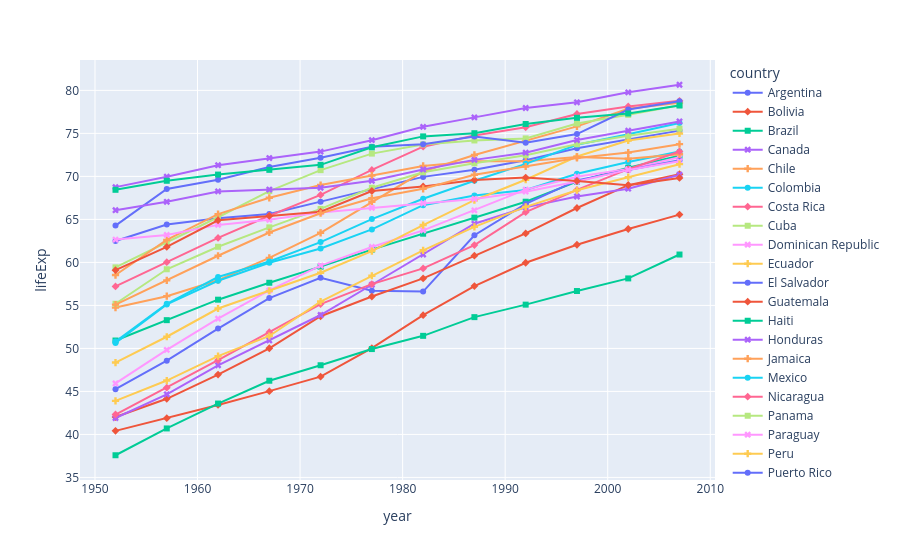

Notebook code cell kept with this figure:
### Markdown cell above
Ce dictionnaire constitue toute l'interface. Le plugin ne dessine rien et ne touche
pas au navigateur — il retourne des données, et c'est le frontend qui effectue le rendu.

Ce qui signifie que le contrat est vérifiable sans serveur. Faites l'aller-retour du
contenu vers une figure : s'il se dessine, un vrai tableau de bord dessinerait la même
chose.

### Code cell
go.Figure(payload)

### Figure 1 — Plotly figure (JSON) as saved in the notebook; plotly's stock layout.template omitted (floating-point values rounded to 4 significant figures)
{"data": [{"hovertemplate": "country=Argentina<br>year=%{x}<br>lifeExp=%{y}<extra></extra>", "legendgroup": "Argentina", "line": {"color": "#636efa", "dash": "solid"}, "marker": {"symbol": "circle"}, "mode": "lines+markers", "name": "Argentina", "orientation": "v", "showlegend": true, "type": "scatter", "x": [1952, 1957, 1962, 1967, 1972, 1977, 1982, 1987, 1992, 1997, 2002, 2007], "xaxis": "x", "y": [62.48, 64.4, 65.14, 65.63, 67.06, 68.48, 69.94, 70.77, 71.87, 73.28, 74.34, 75.32], "yaxis": "y"}, {"hovertemplate": "country=Bolivia<br>year=%{x}<br>lifeExp=%{y}<extra></extra>", "legendgroup": "Bolivia", "line": {"color": "#EF553B", "dash": "solid"}, "marker": {"symbol": "diamond"}, "mode": "lines+markers", "name": "Bolivia", "orientation": "v", "showlegend": true, "type": "scatter", "x": [1952, 1957, 1962, 1967, 1972, 1977, 1982, 1987, 1992, 1997, 2002, 2007], "xaxis": "x", "y": [40.41, 41.89, 43.43, 45.03, 46.71, 50.02, 53.86, 57.25, 59.96, 62.05, 63.88, 65.55], "yaxis": "y"}, {"hovertemplate": "country=Brazil<br>year=%{x}<br>lifeExp=%{y}<extra></extra>", "legendgroup": "Brazil", "line": {"color": "#00cc96", "dash": "solid"}, "marker": {"symbol": "square"}, "mode": "lines+markers", "name": "Brazil", "orientation": "v", "showlegend": true, "type": "scatter", "x": [1952, 1957, 1962, 1967, 1972, 1977, 1982, 1987, 1992, 1997, 2002, 2007], "xaxis": "x", "y": [50.92, 53.28, 55.66, 57.63, 59.5, 61.49, 63.34, 65.2, 67.06, 69.39, 71.01, 72.39], "yaxis": "y"}, {"hovertemplate": "country=Canada<br>year=%{x}<br>lifeExp=%{y}<extra></extra>", "legendgroup": "Canada", "line": {"color": "#ab63fa", "dash": "solid"}, "marker": {"symbol": "x"}, "mode": "lines+markers", "name": "Canada", "orientation": "v", "showlegend": true, "type": "scatter", "x": [1952, 1957, 1962, 1967, 1972, 1977, 1982, 1987, 1992, 1997, 2002, 2007], "xaxis": "x", "y": [68.75, 69.96, 71.3, 72.13, 72.88, 74.21, 75.76, 76.86, 77.95, 78.61, 79.77, 80.65], "yaxis": "y"}, {"hovertemplate": "country=Chile<br>year=%{x}<br>lifeExp=%{y}<extra></extra>", "legendgroup": "Chile", "line": {"color": "#FFA15A", "dash": "solid"}, "marker": {"symbol": "cross"}, "mode": "lines+markers", "name": "Chile", "orientation": "v", "showlegend": true, "type": "scatter", "x": [1952, 1957, 1962, 1967, 1972, 1977, 1982, 1987, 1992, 1997, 2002, 2007], "xaxis": "x", "y": [54.74, 56.07, 57.92, 60.52, 63.44, 67.05, 70.56, 72.49, 74.13, 75.82, 77.86, 78.55], "yaxis": "y"}, {"hovertemplate": "country=Colombia<br>year=%{x}<br>lifeExp=%{y}<extra></extra>", "legendgroup": "Colombia", "line": {"color": "#19d3f3", "dash": "solid"}, "marker": {"symbol": "circle"}, "mode": "lines+markers", "name": "Colombia", "orientation": "v", "showlegend": true, "type": "scatter", "x": [1952, 1957, 1962, 1967, 1972, 1977, 1982, 1987, 1992, 1997, 2002, 2007], "xaxis": "x", "y": [50.64, 55.12, 57.86, 59.96, 61.62, 63.84, 66.65, 67.77, 68.42, 70.31, 71.68, 72.89], "yaxis": "y"}, {"hovertemplate": "country=Costa Rica<br>year=%{x}<br>lifeExp=%{y}<extra></extra>", "legendgroup": "Costa Rica", "line": {"color": "#FF6692", "dash": "solid"}, "marker": {"symbol": "diamond"}, "mode": "lines+markers", "name": "Costa Rica", "orientation": "v", "showlegend": true, "type": "scatter", "x": [1952, 1957, 1962, 1967, 1972, 1977, 1982, 1987, 1992, 1997, 2002, 2007], "xaxis": "x", "y": [57.21, 60.03, 62.84, 65.42, 67.85, 70.75, 73.45, 74.75, 75.71, 77.26, 78.12, 78.78], "yaxis": "y"}, {"hovertemplate": "country=Cuba<br>year=%{x}<br>lifeExp=%{y}<extra></extra>", "legendgroup": "Cuba", "line": {"color": "#B6E880", "dash": "solid"}, "marker": {"symbol": "square"}, "mode": "lines+markers", "name": "Cuba", "orientation": "v", "showlegend": true, "type": "scatter", "x": [1952, 1957, 1962, 1967, 1972, 1977, 1982, 1987, 1992, 1997, 2002, 2007], "xaxis": "x", "y": [59.42, 62.33, 65.25, 68.29, 70.72, 72.65, 73.72, 74.17, 74.41, 76.15, 77.16, 78.27], "yaxis": "y"}, {"hovertemplate": "country=Dominican Republic<br>year=%{x}<br>lifeExp=%{y}<extra></extra>", "legendgroup": "Dominican Republic", "line": {"color": "#FF97FF", "dash": "solid"}, "marker": {"symbol": "x"}, "mode": "lines+markers", "name": "Dominican Republic", "orientation": "v", "showlegend": true, "type": "scatter", "x": [1952, 1957, 1962, 1967, 1972, 1977, 1982, 1987, 1992, 1997, 2002, 2007], "xaxis": "x", "y": [45.93, 49.83, 53.46, 56.75, 59.63, 61.79, 63.73, 66.05, 68.46, 69.96, 70.85, 72.23], "yaxis": "y"}, {"hovertemplate": "country=Ecuador<br>year=%{x}<br>lifeExp=%{y}<extra></extra>", "legendgroup": "Ecuador", "line": {"color": "#FECB52", "dash": "solid"}, "marker": {"symbol": "cross"}, "mode": "lines+markers", "name": "Ecuador", "orientation": "v", "showlegend": true, "type": "scatter", "x": [1952, 1957, 1962, 1967, 1972, 1977, 1982, 1987, 1992, 1997, 2002, 2007], "xaxis": "x", "y": [48.36, 51.36, 54.64, 56.68, 58.8, 61.31, 64.34, 67.23, 69.61, 72.31, 74.17, 74.99], "yaxis": "y"}, {"hovertemplate": "country=El Salvador<br>year=%{x}<br>lifeExp=%{y}<extra></extra>", "legendgroup": "El Salvador", "line": {"color": "#636efa", "dash": "solid"}, "marker": {"symbol": "circle"}, "mode": "lines+markers", "name": "El Salvador", "orientation": "v", "showlegend": true, "type": "scatter", "x": [1952, 1957, 1962, 1967, 1972, 1977, 1982, 1987, 1992, 1997, 2002, 2007], "xaxis": "x", "y": [45.26, 48.57, 52.31, 55.85, 58.21, 56.7, 56.6, 63.15, 66.8, 69.53, 70.73, 71.88], "yaxis": "y"}, {"hovertemplate": "country=Guatemala<br>year=%{x}<br>lifeExp=%{y}<extra></extra>", "legendgroup": "Guatemala", "line": {"color": "#EF553B", "dash": "solid"}, "marker": {"symbol": "diamond"}, "mode": "lines+markers", "name": "Guatemala", "orientation": "v", "showlegend": true, "type": "scatter", "x": [1952, 1957, 1962, 1967, 1972, 1977, 1982, 1987, 1992, 1997, 2002, 2007], "xaxis": "x", "y": [42.02, 44.14, 46.95, 50.02, 53.74, 56.03, 58.14, 60.78, 63.37, 66.32, 68.98, 70.26], "yaxis": "y"}, {"hovertemplate": "country=Haiti<br>year=%{x}<br>lifeExp=%{y}<extra></extra>", "legendgroup": "Haiti", "line": {"color": "#00cc96", "dash": "solid"}, "marker": {"symbol": "square"}, "mode": "lines+markers", "name": "Haiti", "orientation": "v", "showlegend": true, "type": "scatter", "x": [1952, 1957, 1962, 1967, 1972, 1977, 1982, 1987, 1992, 1997, 2002, 2007], "xaxis": "x", "y": [37.58, 40.7, 43.59, 46.24, 48.04, 49.92, 51.46, 53.64, 55.09, 56.67, 58.14, 60.92], "yaxis": "y"}, {"hovertemplate": "country=Honduras<br>year=%{x}<br>lifeExp=%{y}<extra></extra>", "legendgroup": "Honduras", "line": {"color": "#ab63fa", "dash": "solid"}, "marker": {"symbol": "x"}, "mode": "lines+markers", "name": "Honduras", "orientation": "v", "showlegend": true, "type": "scatter", "x": [1952, 1957, 1962, 1967, 1972, 1977, 1982, 1987, 1992, 1997, 2002, 2007], "xaxis": "x", "y": [41.91, 44.66, 48.04, 50.92, 53.88, 57.4, 60.91, 64.49, 66.4, 67.66, 68.56, 70.2], "yaxis": "y"}, {"hovertemplate": "country=Jamaica<br>year=%{x}<br>lifeExp=%{y}<extra></extra>", "legendgroup": "Jamaica", "line": {"color": "#FFA15A", "dash": "solid"}, "marker": {"symbol": "cross"}, "mode": "lines+markers", "name": "Jamaica", "orientation": "v", "showlegend": true, "type": "scatter", "x": [1952, 1957, 1962, 1967, 1972, 1977, 1982, 1987, 1992, 1997, 2002, 2007], "xaxis": "x", "y": [58.53, 62.61, 65.61, 67.51, 69.0, 70.11, 71.21, 71.77, 71.77, 72.26, 72.05, 72.57], "yaxis": "y"}, {"hovertemplate": "country=Mexico<br>year=%{x}<br>lifeExp=%{y}<extra></extra>", "legendgroup": "Mexico", "line": {"color": "#19d3f3", "dash": "solid"}, "marker": {"symbol": "circle"}, "mode": "lines+markers", "name": "Mexico", "orientation": "v", "showlegend": true, "type": "scatter", "x": [1952, 1957, 1962, 1967, 1972, 1977, 1982, 1987, 1992, 1997, 2002, 2007], "xaxis": "x", "y": [50.79, 55.19, 58.3, 60.11, 62.36, 65.03, 67.41, 69.5, 71.45, 73.67, 74.9, 76.19], "yaxis": "y"}, {"hovertemplate": "country=Nicaragua<br>year=%{x}<br>lifeExp=%{y}<extra></extra>", "legendgroup": "Nicaragua", "line": {"color": "#FF6692", "dash": "solid"}, "marker": {"symbol": "diamond"}, "mode": "lines+markers", "name": "Nicaragua", "orientation": "v", "showlegend": true, "type": "scatter", "x": [1952, 1957, 1962, 1967, 1972, 1977, 1982, 1987, 1992, 1997, 2002, 2007], "xaxis": "x", "y": [42.31, 45.43, 48.63, 51.88, 55.15, 57.47, 59.3, 62.01, 65.84, 68.43, 70.84, 72.9], "yaxis": "y"}, {"hovertemplate": "country=Panama<br>year=%{x}<br>lifeExp=%{y}<extra></extra>", "legendgroup": "Panama", "line": {"color": "#B6E880", "dash": "solid"}, "marker": {"symbol": "square"}, "mode": "lines+markers", "name": "Panama", "orientation": "v", "showlegend": true, "type": "scatter", "x": [1952, 1957, 1962, 1967, 1972, 1977, 1982, 1987, 1992, 1997, 2002, 2007], "xaxis": "x", "y": [55.19, 59.2, 61.82, 64.07, 66.22, 68.68, 70.47, 71.52, 72.46, 73.74, 74.71, 75.54], "yaxis": "y"}, {"hovertemplate": "country=Paraguay<br>year=%{x}<br>lifeExp=%{y}<extra></extra>", "legendgroup": "Paraguay", "line": {"color": "#FF97FF", "dash": "solid"}, "marker": {"symbol": "x"}, "mode": "lines+markers", "name": "Paraguay", "orientation": "v", "showlegend": true, "type": "scatter", "x": [1952, 1957, 1962, 1967, 1972, 1977, 1982, 1987, 1992, 1997, 2002, 2007], "xaxis": "x", "y": [62.65, 63.2, 64.36, 64.95, 65.81, 66.35, 66.87, 67.38, 68.22, 69.4, 70.75, 71.75], "yaxis": "y"}, {"hovertemplate": "country=Peru<br>year=%{x}<br>lifeExp=%{y}<extra></extra>", "legendgroup": "Peru", "line": {"color": "#FECB52", "dash": "solid"}, "marker": {"symbol": "cross"}, "mode": "lines+markers", "name": "Peru", "orientation": "v", "showlegend": true, "type": "scatter", "x": [1952, 1957, 1962, 1967, 1972, 1977, 1982, 1987, 1992, 1997, 2002, 2007], "xaxis": "x", "y": [43.9, 46.26, 49.1, 51.45, 55.45, 58.45, 61.41, 64.13, 66.46, 68.39, 69.91, 71.42], "yaxis": "y"}, {"hovertemplate": "country=Puerto Rico<br>year=%{x}<br>lifeExp=%{y}<extra></extra>", "legendgroup": "Puerto Rico", "line": {"color": "#636efa", "dash": "solid"}, "marker": {"symbol": "circle"}, "mode": "lines+markers", "name": "Puerto Rico", "orientation": "v", "showlegend": true, "type": "scatter", "x": [1952, 1957, 1962, 1967, 1972, 1977, 1982, 1987, 1992, 1997, 2002, 2007], "xaxis": "x", "y": [64.28, 68.54, 69.62, 71.1, 72.16, 73.44, 73.75, 74.63, 73.91, 74.92, 77.78, 78.75], "yaxis": "y"}, {"hovertemplate": "country=Trinidad and Tobago<br>year=%{x}<br>lifeExp=%{y}<extra></extra>", "legendgroup": "Trinidad and Tobago", "line": {"color": "#EF553B", "dash": "solid"}, "marker": {"symbol": "diamond"}, "mode": "lines+markers", "name": "Trinidad and Tobago", "orientation": "v", "showlegend": true, "type": "scatter", "x": [1952, 1957, 1962, 1967, 1972, 1977, 1982, 1987, 1992, 1997, 2002, 2007], "xaxis": "x", "y": [59.1, 61.8, 64.9, 65.4, 65.9, 68.3, 68.83, 69.58, 69.86, 69.47, 68.98, 69.82], "yaxis": "y"}, {"hovertemplate": "country=United States<br>year=%{x}<br>lifeExp=%{y}<extra></extra>", "legendgroup": "United States", "line": {"color": "#00cc96", "dash": "solid"}, "marker": {"symbol": "square"}, "mode": "lines+markers", "name": "United States", "orientation": "v", "showlegend": true, "type": "scatter", "x": [1952, 1957, 1962, 1967, 1972, 1977, 1982, 1987, 1992, 1997, 2002, 2007], "xaxis": "x", "y": [68.44, 69.49, 70.21, 70.76, 71.34, 73.38, 74.65, 75.02, 76.09, 76.81, 77.31, 78.24], "yaxis": "y"}, {"hovertemplate": "country=Uruguay<br>year=%{x}<br>lifeExp=%{y}<extra></extra>", "legendgroup": "Uruguay", "line": {"color": "#ab63fa", "dash": "solid"}, "marker": {"symbol": "x"}, "mode": "lines+markers", "name": "Uruguay", "orientation": "v", "showlegend": true, "type": "scatter", "x": [1952, 1957, 1962, 1967, 1972, 1977, 1982, 1987, 1992, 1997, 2002, 2007], "xaxis": "x", "y": [66.07, 67.04, 68.25, 68.47, 68.67, 69.48, 70.81, 71.92, 72.75, 74.22, 75.31, 76.38], "yaxis": "y"}, {"hovertemplate": "country=Venezuela<br>year=%{x}<br>lifeExp=%{y}<extra></extra>", "legendgroup": "Venezuela", "line": {"color": "#FFA15A", "dash": "solid"}, "marker": {"symbol": "cross"}, "mode": "lines+markers", "name": "Venezuela", "orientation": "v", "showlegend": true, "type": "scatter", "x": [1952, 1957, 1962, 1967, 1972, 1977, 1982, 1987, 1992, 1997, 2002, 2007], "xaxis": "x", "y": [55.09, 57.91, 60.77, 63.48, 65.71, 67.46, 68.56, 70.19, 71.15, 72.15, 72.77, 73.75], "yaxis": "y"}], "layout": {"legend": {"title": {"text": "country"}, "tracegroupgap": 0}, "margin": {"t": 60}, "xaxis": {"anchor": "y", "domain": [0, 1], "title": {"text": "year"}}, "yaxis": {"anchor": "x", "domain": [0, 1], "title": {"text": "lifeExp"}}}}
